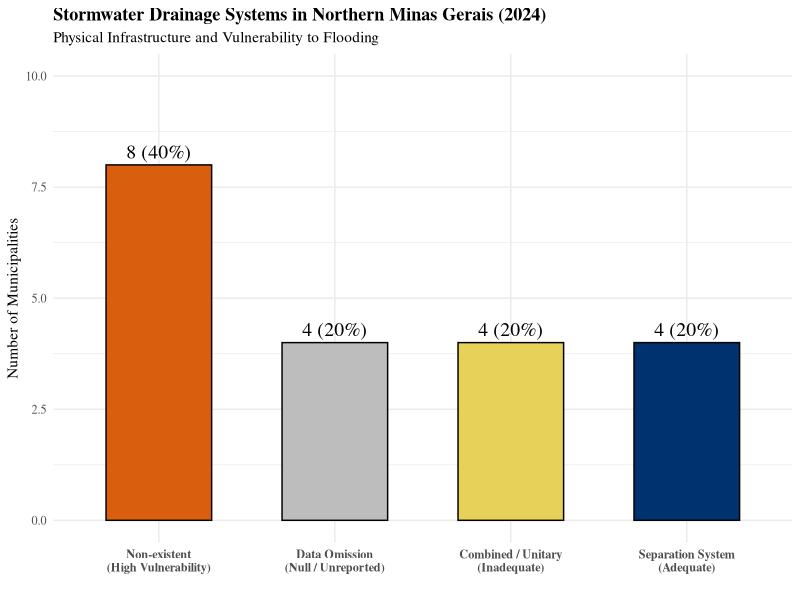

Reproduce this figure in R.
library(ggplot2)
library(dplyr)

# 1. Dados consolidados da nossa extração sobre o Tipo de Sistema de Drenagem
dados_grafico_drenagem <- data.frame(
  Sistema = c("Non-existent\n(High Vulnerability)", "Data Omission\n(Null / Unreported)", 
              "Combined / Unitary\n(Inadequate)", "Separation System\n(Adequate)"),
  Quantidade = c(8, 4, 4, 4) # Total = 20 municípios
)

# 2. Calcular as percentagens e ordenar as categorias
dados_grafico_drenagem <- dados_grafico_drenagem %>%
  mutate(
    Percentagem = (Quantidade / sum(Quantidade)) * 100,
    Sistema = factor(Sistema, levels = c("Non-existent\n(High Vulnerability)", 
                                         "Data Omission\n(Null / Unreported)", 
                                         "Combined / Unitary\n(Inadequate)", 
                                         "Separation System\n(Adequate)"))
  )

# 3. Gerar o Gráfico de Barras
ggplot(dados_grafico_drenagem, aes(x = Sistema, y = Quantidade, fill = Sistema)) +
  geom_bar(stat = "identity", color = "black", width = 0.6) +
  # Adicionar os rótulos com os valores e percentagens no topo de cada barra
  geom_text(aes(label = paste0(Quantidade, " (", Percentagem, "%)")), vjust = -0.5, family = "serif", size = 5) +
  # Paleta de cores focada no alerta visual
  scale_fill_manual(values = c(
    "Separation System\n(Adequate)" = "#00326f",       # Azul oficial
    "Combined / Unitary\n(Inadequate)" = "#e7d159",    # Dourado de alerta
    "Non-existent\n(High Vulnerability)" = "#d95f0e",  # Laranja/Vermelho (Perigo)
    "Data Omission\n(Null / Unreported)" = "#bdbdbd"   # Cinzento (Invisibilidade estatística)
  )) +
  scale_y_continuous(limits = c(0, 10)) +
  theme_minimal(base_family = "serif") +
  labs(
    title = "Stormwater Drainage Systems in Northern Minas Gerais (2024)",
    subtitle = "Physical Infrastructure and Vulnerability to Flooding",
    x = "", 
    y = "Number of Municipalities"
  ) +
  theme(
    legend.position = "none", # Sem necessidade de legenda lateral
    text = element_text(family = "serif", size = 11),
    plot.title = element_text(face = "bold", size = 13),
    axis.text.x = element_text(face = "bold")
  )
